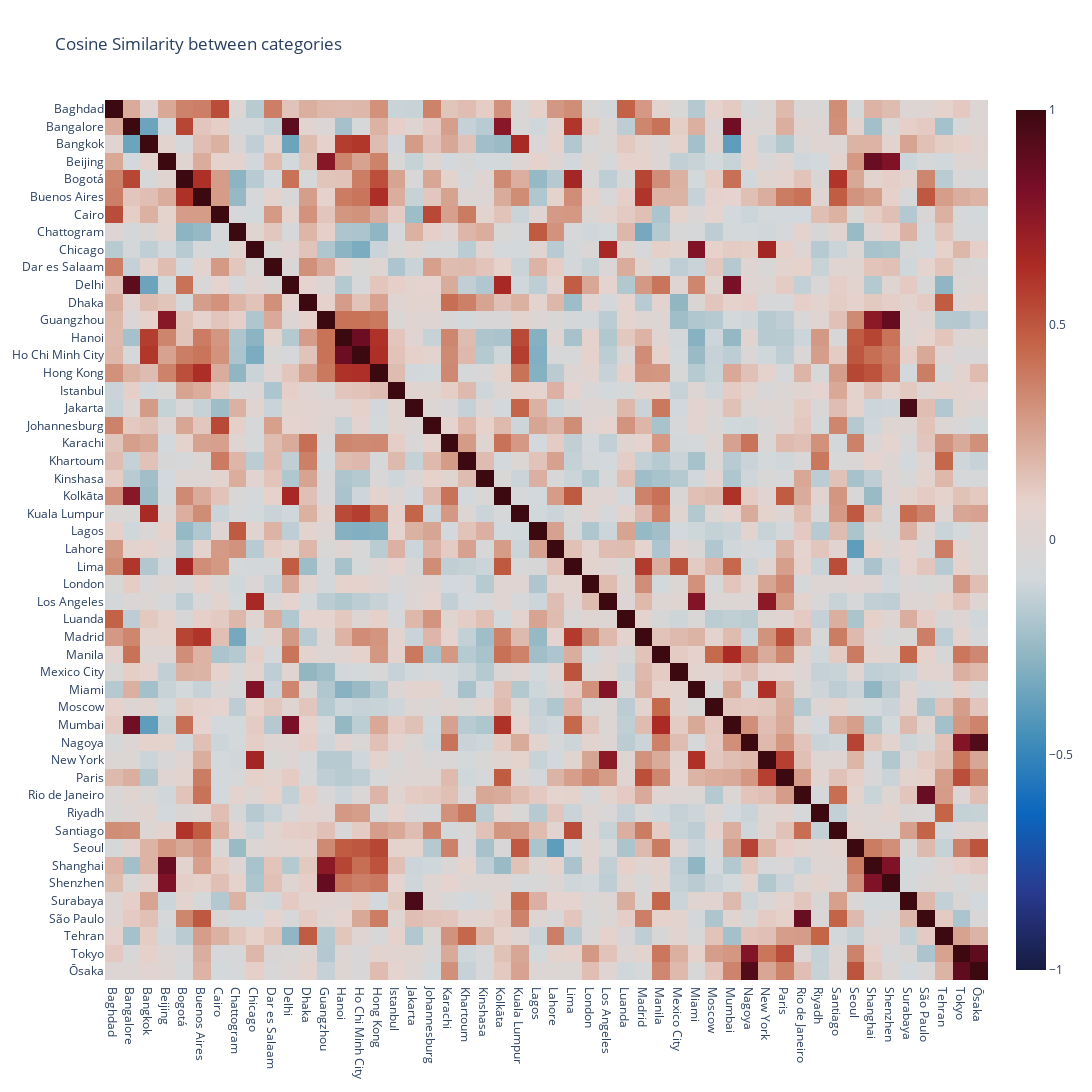

Notebook source saved alongside this figure:
### Code cell
emb_df = pd.DataFrame(embeddings)
emb_df["label"] = labels
avg_emb = emb_df.groupby("label").mean()

# Compute the cosine similarity matrix
similarity_matrix = cosine_similarity(avg_emb)

# Create a heatmap
fig = go.Figure(data=go.Heatmap(
    z=similarity_matrix,
    x=list(label_mapping),
    y=list(label_mapping),
    colorscale='balance',
    zmin=-1,
    zmax=1
))
fig.update_layout(
    title="Cosine Similarity between categories",
    width=1200,
    height=1200,
    yaxis=dict(autorange='reversed')
)
fig.write_html("similarities.html")
fig.show()

### Figure 1 — Plotly figure (JSON) as saved in the notebook; plotly's stock layout.template omitted (floating-point values rounded to 4 significant figures; data arrays with more than 128 entries replaced by an {"elided": "..."} marker saying what was removed)
{"data": [{"colorscale": [[0, "rgb(23, 28, 66)"], [0.09091, "rgb(41, 58, 143)"], [0.1818, "rgb(11, 102, 189)"], [0.2727, "rgb(69, 144, 185)"], [0.3636, "rgb(142, 181, 194)"], [0.4545, "rgb(210, 216, 219)"], [0.5455, "rgb(230, 210, 204)"], [0.6364, "rgb(213, 157, 137)"], [0.7273, "rgb(196, 101, 72)"], [0.8182, "rgb(172, 43, 36)"], [0.9091, "rgb(120, 14, 40)"], [1, "rgb(60, 9, 17)"]], "type": "heatmap", "x": ["Baghdad", "Bangalore", "Bangkok", "Beijing", "Bogotá", "Buenos Aires", "Cairo", "Chattogram", "Chicago", "Dar es Salaam", "Delhi", "Dhaka", "Guangzhou", "Hanoi", "Ho Chi Minh City", "Hong Kong", "Istanbul", "Jakarta", "Johannesburg", "Karachi", "Khartoum", "Kinshasa", "Kolkāta", "Kuala Lumpur", "Lagos", "Lahore", "Lima", "London", "Los Angeles", "Luanda", "Madrid", "Manila", "Mexico City", "Miami", "Moscow", "Mumbai", "Nagoya", "New York", "Paris", "Rio de Janeiro", "Riyadh", "Santiago", "Seoul", "Shanghai", "Shenzhen", "Surabaya", "São Paulo", "Tehran", "Tokyo", "Ōsaka"], "y": ["Baghdad", "Bangalore", "Bangkok", "Beijing", "Bogotá", "Buenos Aires", "Cairo", "Chattogram", "Chicago", "Dar es Salaam", "Delhi", "Dhaka", "Guangzhou", "Hanoi", "Ho Chi Minh City", "Hong Kong", "Istanbul", "Jakarta", "Johannesburg", "Karachi", "Khartoum", "Kinshasa", "Kolkāta", "Kuala Lumpur", "Lagos", "Lahore", "Lima", "London", "Los Angeles", "Luanda", "Madrid", "Manila", "Mexico City", "Miami", "Moscow", "Mumbai", "Nagoya", "New York", "Paris", "Rio de Janeiro", "Riyadh", "Santiago", "Seoul", "Shanghai", "Shenzhen", "Surabaya", "São Paulo", "Tehran", "Tokyo", "Ōsaka"], "z": {"elided": "50x50 float values"}, "zmax": 1, "zmin": -1}], "layout": {"height": 1200, "title": {"text": "Cosine Similarity between categories"}, "width": 1200, "yaxis": {"autorange": "reversed"}}}
